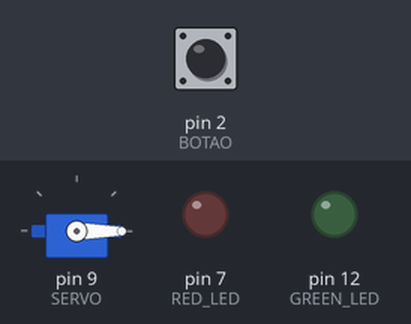
Simulated run of this sketch. Board: Arduino Uno, built with avr-gcc and run on an emulated ATmega328P. On the bench: servo, output pins drawn as LEDs (lit = HIGH). Dashed ring = blinking. Inputs (shaded band) come from the test bench; at power-on: pin 2 (BOTAO) HIGH.

Above: at 1.2 s.
1.3 s: pin 2 (BOTAO) pulled LOW for 0.15 s
At 2.0 s:
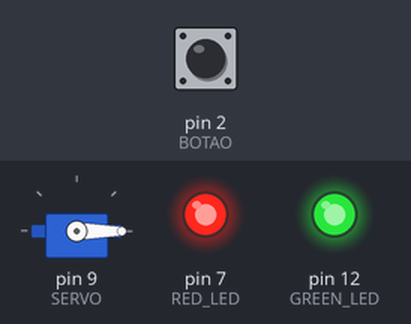
At 2.8 s:
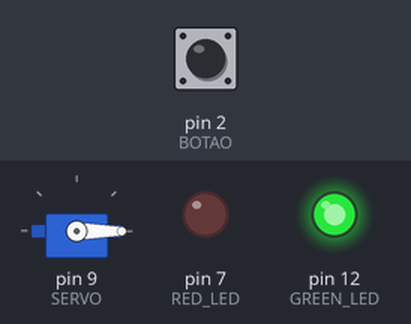
3.8 s: pin 2 (BOTAO) pulsed LOW 2 times (0.12 s each, 0.3 s apart)
At 6.6 s:
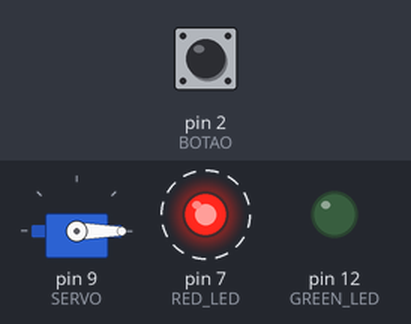
Timing chart, 0 to 8.3 s (numbered marks = the images above; inputs shaded):
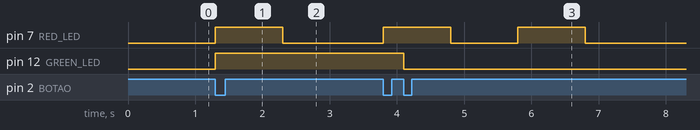

The sketch:

mini9.ino
```cpp
#include<Servo.h>

#define BOTAO 2
#define RED_LED 7
#define GREEN_LED 12
#define SERVO 9

Servo servo;
int estado = 1;
volatile int led = LOW;

void setup() {
  Serial.begin(9600);
  pinMode(BOTAO, INPUT_PULLUP);
  pinMode(RED_LED, OUTPUT);
  pinMode(GREEN_LED, OUTPUT);
  pinMode(SERVO, OUTPUT);
  servo.attach(SERVO);
  servo.write(0);
  attachInterrupt(digitalPinToInterrupt(2), blink, FALLING);
}

void loop() {
  if (led) {
    digitalWrite(RED_LED, HIGH);
    delay(1000);
    digitalWrite(RED_LED, LOW);
    delay(1000);
    led= !led;
  }
}

void blink() {
  led = !led;
  digitalWrite(GREEN_LED, led);
}
```

Measured:
- after the input at 1.3 s, pin 7 (RED_LED): LOW → HIGH at once, → LOW 1.0 s later; pin 12 (GREEN_LED): LOW → HIGH at once
- after the input at 3.8 s, pin 7 (RED_LED): alternates HIGH for 1.0 s and LOW for 1.0 s, 4 changes in all, then stays LOW, starting at once; pin 12 (GREEN_LED): HIGH → LOW after 0.30 s
